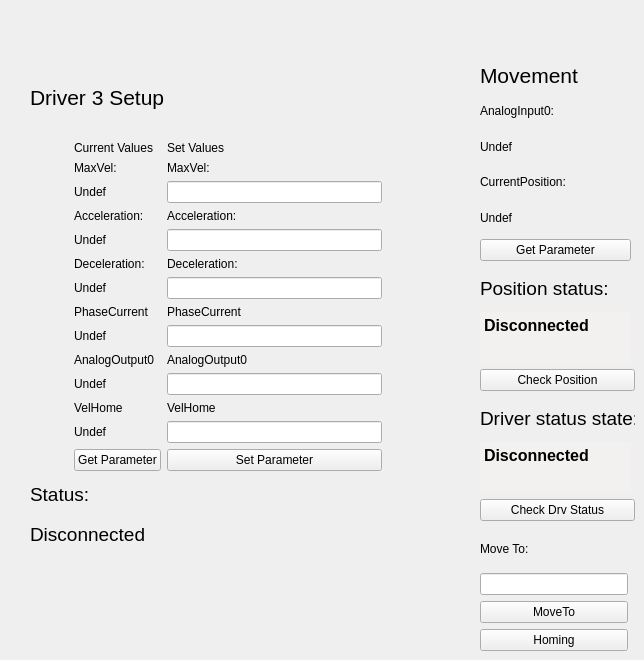
          <widget class="QWidget" name="tab_5">
           <attribute name="title">
            <string>3</string>
           </attribute>
           <attribute name="toolTip">
            <string>Driver 3 Setup and Movimentation</string>
           </attribute>
           <widget class="QWidget" name="layoutWidget_4">
            <property name="geometry">
             <rect>
              <x>480</x>
              <y>530</y>
              <width>148</width>
              <height>121</height>
             </rect>
            </property>
            <layout class="QVBoxLayout" name="verticalLayout_55">
             <item>
              <widget class="QLabel" name="label_209">
               <property name="text">
                <string>Move To:</string>
               </property>
              </widget>
             </item>
             <item>
              <widget class="QLineEdit" name="LineEditMoveToValue_3">
               <property name="toolTip">
                <string>Position to move driver 3</string>
               </property>
              </widget>
             </item>
             <item>
              <widget class="QPushButton" name="MoveTo_3">
               <property name="toolTip">
                <string>Move driver 3 to the position specified above</string>
               </property>
               <property name="text">
                <string>MoveTo</string>
               </property>
              </widget>
             </item>
             <item>
              <widget class="QPushButton" name="Homing_3">
               <property name="toolTip">
                <string>Execute the driver 3 homing procedure</string>
               </property>
               <property name="text">
                <string>Homing</string>
               </property>
              </widget>
             </item>
            </layout>
           </widget>
           <widget class="QWidget" name="layoutWidget_6">
            <property name="geometry">
             <rect>
              <x>480</x>
              <y>60</y>
              <width>151</width>
              <height>201</height>
             </rect>
            </property>
            <layout class="QVBoxLayout" name="verticalLayout_56">
             <item>
              <widget class="QLabel" name="label_216">
               <property name="font">
                <font>
                 <pointsize>16</pointsize>
                </font>
               </property>
               <property name="text">
                <string>Movement</string>
               </property>
              </widget>
             </item>
             <item>
              <widget class="QLabel" name="label_217">
               <property name="text">
                <string>AnalogInput0:</string>
               </property>
              </widget>
             </item>
             <item>
              <widget class="QLabel" name="LabelMovAnalogInput0_3">
               <property name="toolTip">
                <string>Current value of driver 3 AnalogInput(0)</string>
               </property>
               <property name="text">
                <string>Undef</string>
               </property>
              </widget>
             </item>
             <item>
              <widget class="QLabel" name="label_218">
               <property name="text">
                <string>CurrentPosition:</string>
               </property>
              </widget>
             </item>
             <item>
              <widget class="QLabel" name="LabelMovCurrentPosition_3">
               <property name="toolTip">
                <string>Current value of driver 3 CurrentPosition</string>
               </property>
               <property name="text">
                <string>Undef</string>
               </property>
              </widget>
             </item>
             <item>
              <widget class="QPushButton" name="GetParameterMov_3">
               <property name="toolTip">
                <string>Get position parameters of driver 3</string>
               </property>
               <property name="text">
                <string>Get Parameter</string>
               </property>
              </widget>
             </item>
            </layout>
           </widget>
           <widget class="QWidget" name="layoutWidget_5">
            <property name="geometry">
             <rect>
              <x>30</x>
              <y>60</y>
              <width>352</width>
              <height>491</height>
             </rect>
            </property>
            <layout class="QGridLayout" name="gridLayout_36">
             <item row="0" column="0" colspan="3">
              <widget class="QLabel" name="label_48">
               <property name="font">
                <font>
                 <pointsize>16</pointsize>
                </font>
               </property>
               <property name="text">
                <string>Driver 3 Setup</string>
               </property>
              </widget>
             </item>
             <item row="1" column="0">
              <layout class="QVBoxLayout" name="verticalLayout_7">
               <item>
                <widget class="QLabel" name="Images_3">
                 <property name="minimumSize">
                  <size>
                   <width>0</width>
                   <height>100</height>
                  </size>
                 </property>
                 <property name="maximumSize">
                  <size>
                   <width>200</width>
                   <height>150</height>
                  </size>
                 </property>
                 <property name="text">
                  <string/>
                 </property>
                 <property name="pixmap">
                  <pixmap resource="file.qrc">:/Driver.jpg</pixmap>
                 </property>
                 <property name="scaledContents">
                  <bool>true</bool>
                 </property>
                </widget>
               </item>
               <item>
                <widget class="QLabel" name="label_54">
                 <property name="text">
                  <string/>
                 </property>
                </widget>
               </item>
              </layout>
             </item>
             <item row="1" column="1">
              <widget class="QLabel" name="label_347">
               <property name="minimumSize">
                <size>
                 <width>25</width>
                 <height>0</height>
                </size>
               </property>
               <property name="text">
                <string/>
               </property>
              </widget>
             </item>
             <item row="1" column="2">
              <layout class="QGridLayout" name="gridLayout_14">
               <item row="0" column="0">
                <widget class="QLabel" name="label_55">
                 <property name="text">
                  <string>Current Values</string>
                 </property>
                </widget>
               </item>
               <item row="0" column="1">
                <widget class="QLabel" name="label_56">
                 <property name="text">
                  <string>Set Values</string>
                 </property>
                </widget>
               </item>
               <item row="1" column="0">
                <widget class="QLabel" name="label_57">
                 <property name="text">
                  <string>MaxVel:</string>
                 </property>
                </widget>
               </item>
               <item row="1" column="1">
                <widget class="QLabel" name="label_58">
                 <property name="text">
                  <string>MaxVel:</string>
                 </property>
                </widget>
               </item>
               <item row="2" column="0">
                <widget class="QLabel" name="LabelMaxVelSetup_3">
                 <property name="toolTip">
                  <string>Current value of driver 3 MaxVel</string>
                 </property>
                 <property name="text">
                  <string>Undef</string>
                 </property>
                </widget>
               </item>
               <item row="2" column="1">
                <widget class="QLineEdit" name="LineEditMaxVelSetup_3">
                 <property name="toolTip">
                  <string>&lt;html&gt;&lt;head/&gt;&lt;body&gt;&lt;p&gt;MaxVel of driver 3 to set&lt;/p&gt;&lt;/body&gt;&lt;/html&gt;</string>
                 </property>
                </widget>
               </item>
               <item row="3" column="0">
                <widget class="QLabel" name="label_59">
                 <property name="text">
                  <string>Acceleration:</string>
                 </property>
                </widget>
               </item>
               <item row="3" column="1">
                <widget class="QLabel" name="label_60">
                 <property name="text">
                  <string>Acceleration:</string>
                 </property>
                </widget>
               </item>
               <item row="4" column="0">
                <widget class="QLabel" name="LabelAccelerationSetup_3">
                 <property name="toolTip">
                  <string>Current value of driver 3 Acceleration</string>
                 </property>
                 <property name="text">
                  <string>Undef</string>
                 </property>
                </widget>
               </item>
               <item row="4" column="1">
                <widget class="QLineEdit" name="LineEditAccelerationSetup_3">
                 <property name="toolTip">
                  <string>&lt;html&gt;&lt;head/&gt;&lt;body&gt;&lt;p&gt;Acceleration of driver 3 to set&lt;/p&gt;&lt;/body&gt;&lt;/html&gt;</string>
                 </property>
                </widget>
               </item>
               <item row="5" column="0">
                <widget class="QLabel" name="label_61">
                 <property name="text">
                  <string>Deceleration:</string>
                 </property>
                </widget>
               </item>
               <item row="5" column="1">
                <widget class="QLabel" name="label_62">
                 <property name="text">
                  <string>Deceleration:</string>
                 </property>
                </widget>
               </item>
               <item row="6" column="0">
                <widget class="QLabel" name="LabelDecelerationSetup_3">
                 <property name="toolTip">
                  <string>Current value of driver 3 Deceleration</string>
                 </property>
                 <property name="text">
                  <string>Undef</string>
                 </property>
                </widget>
               </item>
               <item row="6" column="1">
                <widget class="QLineEdit" name="LineEditDecelerationSetup_3">
                 <property name="toolTip">
                  <string>&lt;html&gt;&lt;head/&gt;&lt;body&gt;&lt;p&gt;Deceleration of driver 3 to set&lt;/p&gt;&lt;/body&gt;&lt;/html&gt;</string>
                 </property>
                </widget>
               </item>
               <item row="7" column="0">
                <widget class="QLabel" name="label_63">
                 <property name="text">
                  <string>PhaseCurrent</string>
                 </property>
                </widget>
               </item>
               <item row="7" column="1">
                <widget class="QLabel" name="label_64">
                 <property name="text">
                  <string>PhaseCurrent</string>
                 </property>
                </widget>
               </item>
               <item row="8" column="0">
                <widget class="QLabel" name="LabelPhaseCurrentSetup_3">
                 <property name="toolTip">
                  <string>Current value of driver 3 PhaseCurrent</string>
                 </property>
                 <property name="text">
                  <string>Undef</string>
                 </property>
                </widget>
               </item>
               <item row="8" column="1">
                <widget class="QLineEdit" name="LineEditPhaseCurrentSetup_3">
                 <property name="toolTip">
                  <string>&lt;html&gt;&lt;head/&gt;&lt;body&gt;&lt;p&gt; PhaseCurrent of driver 3 to set&lt;/p&gt;&lt;/body&gt;&lt;/html&gt;</string>
                 </property>
                </widget>
               </item>
               <item row="9" column="0">
                <widget class="QLabel" name="label_65">
                 <property name="text">
                  <string>AnalogOutput0</string>
                 </property>
                </widget>
               </item>
               <item row="9" column="1">
                <widget class="QLabel" name="label_66">
                 <property name="text">
                  <string>AnalogOutput0</string>
                 </property>
                </widget>
               </item>
               <item row="10" column="0">
                <widget class="QLabel" name="LabelAnalogOutputSetup_3">
                 <property name="toolTip">
                  <string>Current value of driver 3 AnalogOutput(0)</string>
                 </property>
                 <property name="text">
                  <string>Undef</string>
                 </property>
                </widget>
               </item>
               <item row="10" column="1">
                <widget class="QLineEdit" name="LineEditAnalogOutputSetup_3">
                 <property name="toolTip">
                  <string>&lt;html&gt;&lt;head/&gt;&lt;body&gt;&lt;p&gt; AnalogOutput(0) of driver 3 to set&lt;/p&gt;&lt;/body&gt;&lt;/html&gt;</string>
                 </property>
                </widget>
               </item>
               <item row="11" column="0">
                <widget class="QLabel" name="label_348">
                 <property name="text">
                  <string>VelHome</string>
                 </property>
                </widget>
               </item>
               <item row="11" column="1">
                <widget class="QLabel" name="label_349">
                 <property name="text">
                  <string>VelHome</string>
                 </property>
                </widget>
               </item>
               <item row="12" column="0">
                <widget class="QLabel" name="LabelVelHomeSetup_3">
                 <property name="toolTip">
                  <string>Current value of driver 3 VelHome</string>
                 </property>
                 <property name="text">
                  <string>Undef</string>
                 </property>
                </widget>
               </item>
               <item row="12" column="1">
                <widget class="QLineEdit" name="LineEditVelHomeSetup_3">
                 <property name="toolTip">
                  <string>&lt;html&gt;&lt;head/&gt;&lt;body&gt;&lt;p&gt; AnalogOutput(0) of driver 3 to set&lt;/p&gt;&lt;/body&gt;&lt;/html&gt;</string>
                 </property>
                </widget>
               </item>
               <item row="13" column="0">
                <widget class="QPushButton" name="GetParameterDriver_3">
                 <property name="toolTip">
                  <string>&lt;html&gt;&lt;head/&gt;&lt;body&gt;&lt;p&gt;Get the current parameter of the driver 3&lt;/p&gt;&lt;/body&gt;&lt;/html&gt;</string>
                 </property>
                 <property name="text">
                  <string>Get Parameter</string>
                 </property>
                </widget>
               </item>
               <item row="13" column="1">
                <widget class="QPushButton" name="SetParameterDriver_3">
                 <property name="toolTip">
                  <string>&lt;html&gt;&lt;head/&gt;&lt;body&gt;&lt;p&gt;Set parameter of driver 3. Nota bene: in order to accomplished the command you have to set all the fields above.&lt;/p&gt;&lt;/body&gt;&lt;/html&gt;</string>
                 </property>
                 <property name="text">
                  <string>Set Parameter</string>
                 </property>
                </widget>
               </item>
              </layout>
             </item>
             <item row="2" column="0" colspan="3">
              <layout class="QVBoxLayout" name="verticalLayout_8">
               <item>
                <widget class="QLabel" name="label_67">
                 <property name="font">
                  <font>
                   <pointsize>14</pointsize>
                  </font>
                 </property>
                 <property name="text">
                  <string>Status:</string>
                 </property>
                </widget>
               </item>
               <item>
                <widget class="QLabel" name="LabelStatusDriver3">
                 <property name="font">
                  <font>
                   <pointsize>14</pointsize>
                  </font>
                 </property>
                 <property name="toolTip">
                  <string>Driver 3 Status</string>
                 </property>
                 <property name="text">
                  <string>Disconnected</string>
                 </property>
                </widget>
               </item>
              </layout>
             </item>
            </layout>
           </widget>
           <widget class="QWidget" name="layoutWidget_43">
            <property name="geometry">
             <rect>
              <x>480</x>
              <y>270</y>
              <width>155</width>
              <height>121</height>
             </rect>
            </property>
            <layout class="QVBoxLayout" name="verticalLayout_80">
             <item>
              <layout class="QVBoxLayout" name="verticalLayout_36">
               <item>
                <widget class="QLabel" name="label_290">
                 <property name="font">
                  <font>
                   <pointsize>14</pointsize>
                  </font>
                 </property>
                 <property name="text">
                  <string>Position status:</string>
                 </property>
                </widget>
               </item>
               <item>
                <widget class="QTextEdit" name="LabelPositionStatus_3">
                 <property name="maximumSize">
                  <size>
                   <width>151</width>
                   <height>51</height>
                  </size>
                 </property>
                 <property name="palette">
                  <palette>
                   <active>
                    <colorrole role="Base">
                     <brush brushstyle="SolidPattern">
                      <color alpha="255">
                       <red>242</red>
                       <green>241</green>
                       <blue>240</blue>
                      </color>
                     </brush>
                    </colorrole>
                   </active>
                   <inactive>
                    <colorrole role="Base">
                     <brush brushstyle="SolidPattern">
                      <color alpha="255">
                       <red>242</red>
                       <green>241</green>
                       <blue>240</blue>
                      </color>
                     </brush>
                    </colorrole>
                   </inactive>
                   <disabled>
                    <colorrole role="Base">
                     <brush brushstyle="SolidPattern">
                      <color alpha="255">
                       <red>255</red>
                       <green>255</green>
                       <blue>255</blue>
                      </color>
                     </brush>
                    </colorrole>
                   </disabled>
                  </palette>
                 </property>
                 <property name="font">
                  <font>
                   <pointsize>12</pointsize>
                   <weight>75</weight>
                   <bold>true</bold>
                  </font>
                 </property>
                 <property name="toolTip">
                  <string>&lt;html&gt;&lt;head/&gt;&lt;body&gt;&lt;p&gt;&lt;span style=&quot; font-size:11pt; font-weight:400;&quot;&gt;Here is printed the correspondence between the estimated position and the CurrentPosition of the driver 3.&lt;/span&gt;&lt;/p&gt;&lt;/body&gt;&lt;/html&gt;</string>
                 </property>
                 <property name="frameShape">
                  <enum>QFrame::NoFrame</enum>
                 </property>
                 <property name="html">
                  <string>&lt;!DOCTYPE HTML PUBLIC &quot;-//W3C//DTD HTML 4.0//EN&quot; &quot;http://www.w3.org/TR/REC-html40/strict.dtd&quot;&gt;
&lt;html&gt;&lt;head&gt;&lt;meta name=&quot;qrichtext&quot; content=&quot;1&quot; /&gt;&lt;style type=&quot;text/css&quot;&gt;
p, li { white-space: pre-wrap; }
&lt;/style&gt;&lt;/head&gt;&lt;body style=&quot; font-family:'.SF NS Text'; font-size:12pt; font-weight:600; font-style:normal;&quot;&gt;
&lt;p style=&quot; margin-top:0px; margin-bottom:0px; margin-left:0px; margin-right:0px; -qt-block-indent:0; text-indent:0px;&quot;&gt;&lt;span style=&quot; font-family:'Ubuntu';&quot;&gt;Disconnected&lt;/span&gt;&lt;/p&gt;&lt;/body&gt;&lt;/html&gt;</string>
                 </property>
                 <property name="textInteractionFlags">
                  <set>Qt::TextSelectableByMouse</set>
                 </property>
                </widget>
               </item>
              </layout>
             </item>
             <item>
              <widget class="QPushButton" name="CheckPositionButton_3">
               <property name="toolTip">
                <string>&lt;html&gt;&lt;head/&gt;&lt;body&gt;&lt;p&gt;Verify the correspondence between the estimated position and the current position of the driver 3.&lt;/p&gt;&lt;/body&gt;&lt;/html&gt;</string>
               </property>
               <property name="text">
                <string>Check Position</string>
               </property>
              </widget>
             </item>
            </layout>
           </widget>
           <widget class="QWidget" name="layoutWidget_57">
            <property name="geometry">
             <rect>
              <x>480</x>
              <y>400</y>
              <width>155</width>
              <height>121</height>
             </rect>
            </property>
            <layout class="QVBoxLayout" name="verticalLayout_96">
             <item>
              <layout class="QVBoxLayout" name="verticalLayout_97">
               <item>
                <widget class="QLabel" name="label_328">
                 <property name="font">
                  <font>
                   <pointsize>14</pointsize>
                  </font>
                 </property>
                 <property name="text">
                  <string>Driver status state:</string>
                 </property>
                </widget>
               </item>
               <item>
                <widget class="QTextEdit" name="LabelDrvStatus_3">
                 <property name="maximumSize">
                  <size>
                   <width>151</width>
                   <height>51</height>
                  </size>
                 </property>
                 <property name="palette">
                  <palette>
                   <active>
                    <colorrole role="Base">
                     <brush brushstyle="SolidPattern">
                      <color alpha="255">
                       <red>242</red>
                       <green>241</green>
                       <blue>240</blue>
                      </color>
                     </brush>
                    </colorrole>
                   </active>
                   <inactive>
                    <colorrole role="Base">
                     <brush brushstyle="SolidPattern">
                      <color alpha="255">
                       <red>242</red>
                       <green>241</green>
                       <blue>240</blue>
                      </color>
                     </brush>
                    </colorrole>
                   </inactive>
                   <disabled>
                    <colorrole role="Base">
                     <brush brushstyle="SolidPattern">
                      <color alpha="255">
                       <red>255</red>
                       <green>255</green>
                       <blue>255</blue>
                      </color>
                     </brush>
                    </colorrole>
                   </disabled>
                  </palette>
                 </property>
                 <property name="font">
                  <font>
                   <pointsize>12</pointsize>
                   <weight>75</weight>
                   <bold>true</bold>
                  </font>
                 </property>
                 <property name="toolTip">
                  <string>&lt;html&gt;&lt;head/&gt;&lt;body&gt;&lt;p&gt;&lt;span style=&quot; font-size:11pt; font-weight:400;&quot;&gt;Here is printed the correspondence between the estimated position and the CurrentPosition of the driver 1.&lt;/span&gt;&lt;/p&gt;&lt;/body&gt;&lt;/html&gt;</string>
                 </property>
                 <property name="frameShape">
                  <enum>QFrame::NoFrame</enum>
                 </property>
                 <property name="html">
                  <string>&lt;!DOCTYPE HTML PUBLIC &quot;-//W3C//DTD HTML 4.0//EN&quot; &quot;http://www.w3.org/TR/REC-html40/strict.dtd&quot;&gt;
&lt;html&gt;&lt;head&gt;&lt;meta name=&quot;qrichtext&quot; content=&quot;1&quot; /&gt;&lt;style type=&quot;text/css&quot;&gt;
p, li { white-space: pre-wrap; }
&lt;/style&gt;&lt;/head&gt;&lt;body style=&quot; font-family:'.SF NS Text'; font-size:12pt; font-weight:600; font-style:normal;&quot;&gt;
&lt;p style=&quot; margin-top:0px; margin-bottom:0px; margin-left:0px; margin-right:0px; -qt-block-indent:0; text-indent:0px;&quot;&gt;&lt;span style=&quot; font-family:'Ubuntu';&quot;&gt;Disconnected&lt;/span&gt;&lt;/p&gt;&lt;/body&gt;&lt;/html&gt;</string>
                 </property>
                 <property name="textInteractionFlags">
                  <set>Qt::TextSelectableByMouse</set>
                 </property>
                </widget>
               </item>
              </layout>
             </item>
             <item>
              <widget class="QPushButton" name="CheckDrvStatusButton_3">
               <property name="toolTip">
                <string>&lt;html&gt;&lt;head/&gt;&lt;body&gt;&lt;p&gt;Verify the correspondence between the estimated position and the current position of the driver 1.&lt;/p&gt;&lt;/body&gt;&lt;/html&gt;</string>
               </property>
               <property name="text">
                <string>Check Drv Status</string>
               </property>
              </widget>
             </item>
            </layout>
           </widget>
          </widget>
